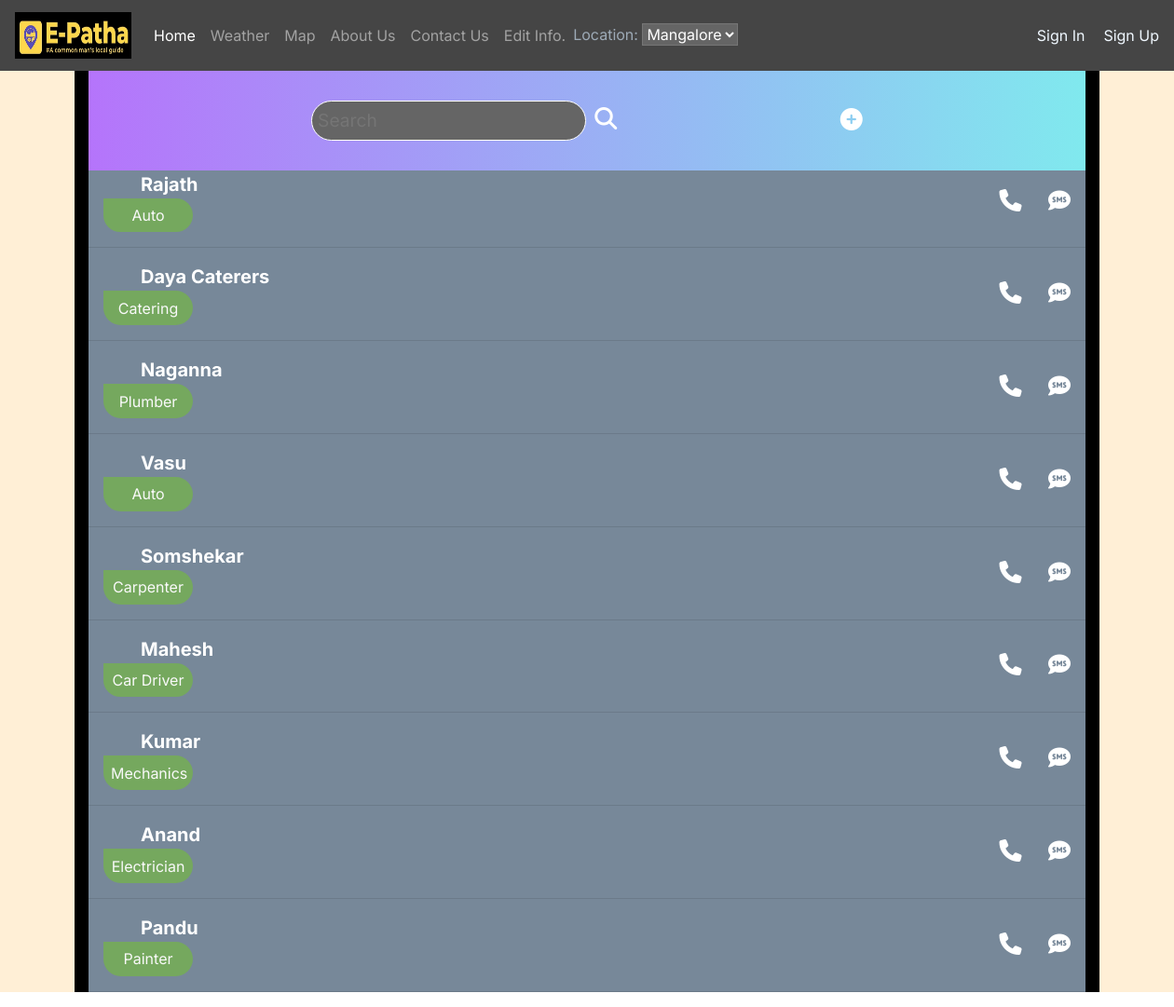
/contacts/e_patha/contact_details/, run on the app's committed database.
### contacts/models.py (models this page shows, shortened)
class Contact(models.Model):
    full_name = models.CharField(max_length=250)
    occupation = models.CharField(max_length=250)
    email = models.EmailField(max_length=254,default="")
    phone_number = models.CharField(max_length=20)
    address = models.CharField(max_length=1000)

### contacts/views.py (the view)
# urls.py: path('e_patha/contact_details/', views.indexx, name='indexx'),
def indexx(request):
    contacts = Contact.objects.all()
    search_input = request.GET.get('search-area')
    if search_input:
        contacts = Contact.objects.filter(full_name__icontains=search_input)
    else:
        contacts = Contact.objects.all()
        search_input = ''
    return render(request, 'indexx.html', {'contacts': contacts, 'search_input': search_input})

### templates/indexx.html (shortened to what this page needs)
{% extends 'base1.html' %}
{% block body1 %}
<div class="abc" style="background-color:rgb(255 233 198 / 71%);">
	<div class="container" style="max-width:1100px;">
		<header class="header">
			<form action="/" method="GET" class="search-bar" id='search-form'>
				<input type="search-name" class="contact-search" name="search-area" placeholder="Search"
					value={{search_input}}>
				<i onclick="document.getElementById('search-form').submit();" style="padding-left: 5px;"
					class="fas fa-search"></i>
			</form>
			<a href="{% url 'add-contact'  %}"><i class="fas fa-plus-circle add"></i></a>
		</header>
		<section class="contacts-library">
			<ul class="contacts-list">
				{% for contact in contacts reversed %}
				<a href="{% url 'profile' contact.id %}" style="text-decoration: none;">
					<div class="contact-section">
						<li class="list__item">
							<p class="contact-name" style="font-size:20px;"><b>{{ contact.full_name | title }}</b></p>
							<p class="occupation" style="color:rgb(249, 249, 249);">{{ contact.occupation | title }}</p>
						</li>
						<li id="call" class="list__item">
							<i class="fas fa-phone"></i>
							<i class="fas fa-sms text"></i>
						</li>
					</div>
				</a>
				<hr>
				{% empty %}
				<h3 style="color:rgb(240, 8, 8);padding:0px;">No contacts found..</h3>
				{% endfor %}
			</ul>
		</section>
	</div>
</div>
{% endblock %}

### static/style-profile.css (style rules this page uses)
*, *::before, *::after { box-sizing: border-box; }
body { font-family: 'Inter', sans-serif; margin: 0; }
.container { max-width:1000 px; margin: 0 auto; background-color: #313438; min-height: 100vh; }
.occupation { width: 5em; text-align: center; padding: .4em .5em; border-radius: 100px; border-top-left-radius: 0; margin: 0; }
p { margin: 0; padding-left: 2em; }

### templates/indexx.html (style rules this page uses)
body { font-family: 'Inter', sans-serif; margin: 0; }
.container { max-width:1000 px; margin: 0 auto; background-color: #000000; min-height: 100vh; }
a { text-decoration: none; }
.header { display: flex; justify-content: space-evenly; color: #fff; background: linear-gradient(90deg, rgb(181, 116, 251) 0%, rgb(128, 233, 238) 100%); padding: 2em 0; align-items: center; }
.contact-search { font-size: 1.2em; padding:.3em .3em; border-radius: 100px; border:1px solid white; outline: none; }
.contacts-library { background: #778899 }
.add { color: #fff; font-size: 1.5em; }
i { color: #fff; font-size: 1.5em; }
.contact-name { color: #fff; font-size: 1.2em; }
ul { margin: 0; padding: 0; }
hr { border: 1px solicontactd #494a4b; }
.list__item { list-style: none; }
.occupation { color: #fff; width: 6em; text-align: center; padding: .4em .5em; border-radius: 100px; border-top-left-radius: 0; background-color: #75A85E; }
.contact-section { display: flex; justify-content: space-between; align-items: center; padding: 0 1.0em; transition: 0.3s; }
.text { padding-left: 1em; }

### e_patha/templates/e_patha/basic.html (style rules this page uses)
input, textarea, select { background-color : rgb(101, 101, 101); color : #fff; }

### data on the page
Contact: full_name "Rajath", occupation "Auto"
Contact: full_name "Daya Caterers", occupation "Catering"
Contact: full_name "Naganna", occupation "Plumber"
Contact: full_name "Vasu", occupation "Auto"
Contact: full_name "Somshekar", occupation "Carpenter"
Contact: full_name "Mahesh", occupation "Car Driver"
Contact: full_name "Kumar", occupation "Mechanics"
Contact: full_name "Anand", occupation "Electrician"
Contact: full_name "Pandu", occupation "Painter"
